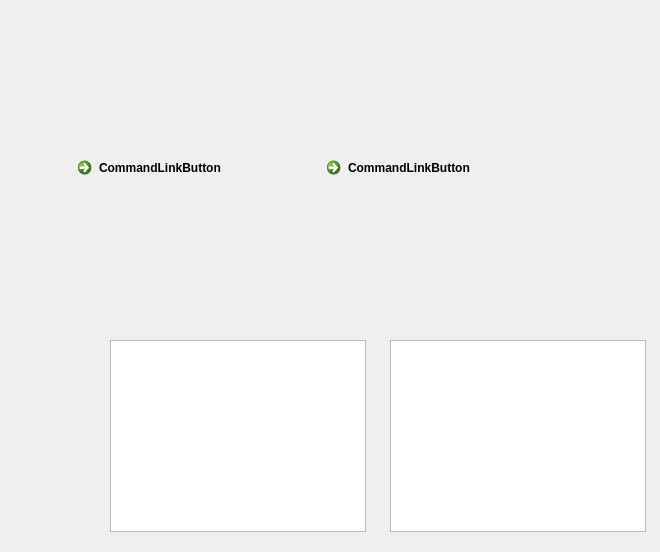
<?xml version="1.0" encoding="UTF-8"?>
<ui version="4.0">
 <class>tasks_list</class>
 <widget class="QDialog" name="tasks_list">
  <property name="geometry">
   <rect>
    <x>0</x>
    <y>0</y>
    <width>660</width>
    <height>552</height>
   </rect>
  </property>
  <property name="windowTitle">
   <string>Dialog</string>
  </property>
  <widget class="QWidget" name="horizontalLayoutWidget">
   <property name="geometry">
    <rect>
     <x>70</x>
     <y>150</y>
     <width>491</width>
     <height>171</height>
    </rect>
   </property>
   <layout class="QHBoxLayout" name="horizontalLayout">
    <item>
     <widget class="QCommandLinkButton" name="commandLinkButton_2">
      <property name="text">
       <string>CommandLinkButton</string>
      </property>
     </widget>
    </item>
    <item>
     <widget class="QCommandLinkButton" name="commandLinkButton">
      <property name="text">
       <string>CommandLinkButton</string>
      </property>
     </widget>
    </item>
   </layout>
  </widget>
  <widget class="QListView" name="listView">
   <property name="geometry">
    <rect>
     <x>110</x>
     <y>340</y>
     <width>256</width>
     <height>192</height>
    </rect>
   </property>
  </widget>
  <widget class="QTableWidget" name="tableWidget">
   <property name="geometry">
    <rect>
     <x>390</x>
     <y>340</y>
     <width>256</width>
     <height>192</height>
    </rect>
   </property>
  </widget>
 </widget>
 <resources/>
 <connections/>
</ui>
